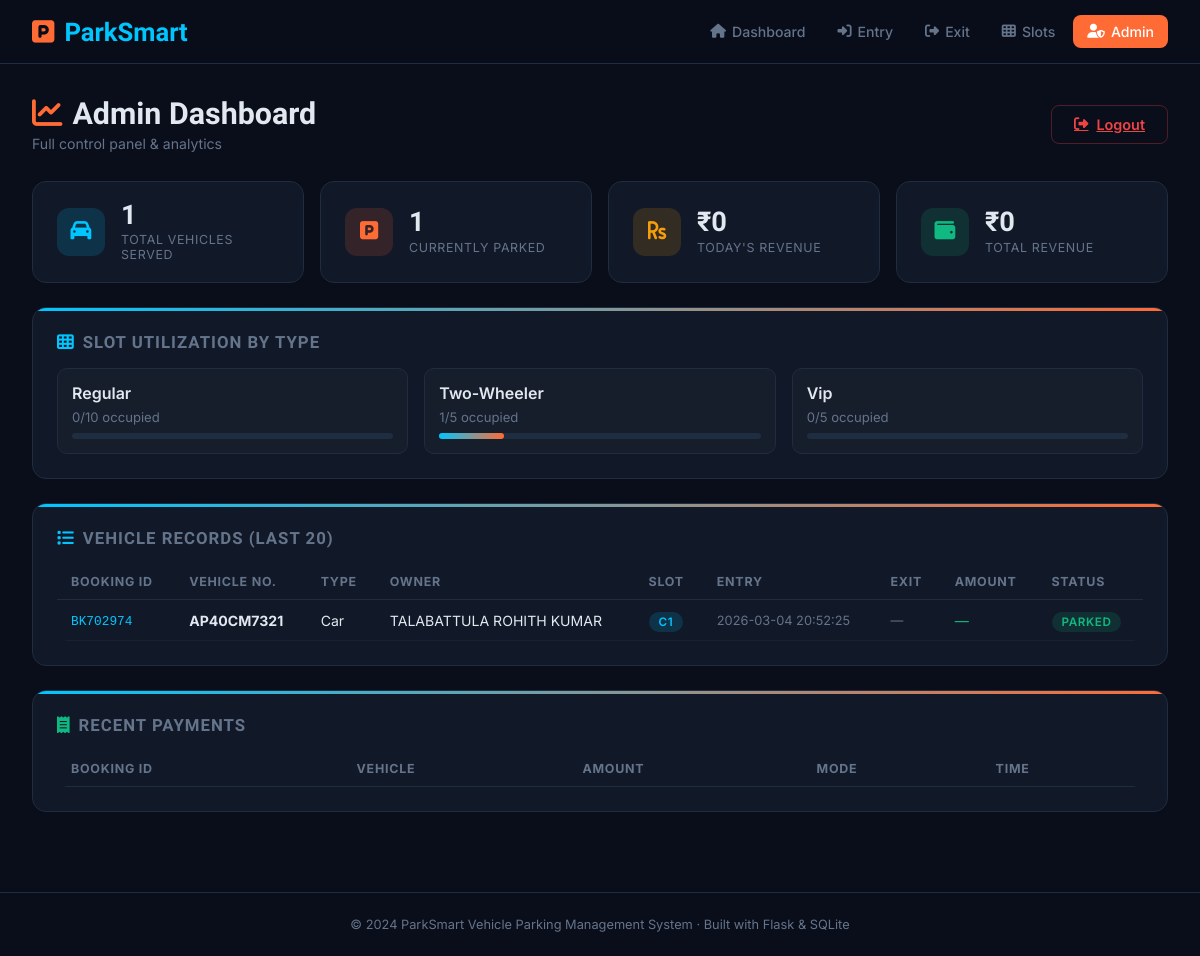
The app's page /admin/dashboard (signed in) with its own data.
### tables this page shows
CREATE TABLE vehicles (
        id INTEGER PRIMARY KEY AUTOINCREMENT,
        vehicle_number TEXT NOT NULL,
        vehicle_type TEXT NOT NULL,
        owner_name TEXT NOT NULL,
        phone TEXT NOT NULL,
        slot_id INTEGER,
        entry_time TEXT,
        exit_time TEXT,
        amount_paid REAL DEFAULT 0,
        status TEXT DEFAULT 'parked',
        booking_id TEXT UNIQUE,
        FOREIGN KEY(slot_id) REFERENCES slots(id)
    );

CREATE TABLE slots (
        id INTEGER PRIMARY KEY AUTOINCREMENT,
        slot_number TEXT UNIQUE NOT NULL,
        slot_type TEXT NOT NULL DEFAULT 'regular',
        status TEXT NOT NULL DEFAULT 'available'
    );

### app.py (the view)
@app.route('/admin/dashboard')
def admin_dashboard():
    if 'admin' not in session:
        return redirect(url_for('admin_login'))
    conn = get_db()
    total_vehicles  = conn.execute("SELECT COUNT(*) FROM vehicles").fetchone()[0]
    active_vehicles = conn.execute("SELECT COUNT(*) FROM vehicles WHERE status='parked'").fetchone()[0]
    total_earnings  = conn.execute("SELECT COALESCE(SUM(amount),0) FROM payments").fetchone()[0]
    today_earnings  = conn.execute("SELECT COALESCE(SUM(amount),0) FROM payments WHERE DATE(payment_time)=DATE('now')").fetchone()[0]
    slot_stats      = conn.execute("SELECT slot_type, COUNT(*) as total, SUM(CASE WHEN status='occupied' THEN 1 ELSE 0 END) as occupied FROM slots GROUP BY slot_type").fetchall()
    all_vehicles    = conn.execute("SELECT v.*, s.slot_number FROM vehicles v LEFT JOIN slots s ON v.slot_id=s.id ORDER BY v.entry_time DESC LIMIT 20").fetchall()
    payments        = conn.execute("SELECT p.*, v.vehicle_number FROM payments p JOIN vehicles v ON p.vehicle_id=v.id ORDER BY p.payment_time DESC LIMIT 10").fetchall()
    conn.close()
    return render_template('admin_dashboard.html',
                           total_vehicles=total_vehicles, active_vehicles=active_vehicles,
                           total_earnings=total_earnings, today_earnings=today_earnings,
                           slot_stats=slot_stats, all_vehicles=all_vehicles, payments=payments)

### app.py (called while the page is built)
def get_db():
    conn = sqlite3.connect(DB_PATH)
    conn.row_factory = sqlite3.Row
    return conn

### templates/admin_dashboard.html (shortened to what this page needs)
{% extends 'base.html' %}
{% block content %}
<div style="display:flex;justify-content:space-between;align-items:center;margin-bottom:1.8rem;flex-wrap:wrap;gap:10px;">
  <div>
    <h1 style="font-family:'Rajdhani',sans-serif;font-size:1.9rem;font-weight:700;display:flex;align-items:center;gap:10px;">
      <i class="fas fa-chart-line" style="color:var(--accent);"></i> Admin Dashboard
    </h1>
    <p style="color:var(--muted);font-size:0.88rem;margin-top:4px;">Full control panel & analytics</p>
  </div>
  <a href="/admin/logout" class="btn btn-outline" style="color:var(--danger);border-color:rgba(239,68,68,0.3);">
    <i class="fas fa-sign-out-alt"></i> Logout
  </a>
</div>
<div class="stat-grid" style="margin-bottom:1.5rem;">
  <div class="stat-card">
    <div class="stat-icon blue"><i class="fas fa-car"></i></div>
    <div><div class="stat-value">{{ total_vehicles }}</div><div class="stat-label">Total Vehicles Served</div></div>
  </div>
  <div class="stat-card">
    <div class="stat-icon orange"><i class="fas fa-parking"></i></div>
    <div><div class="stat-value">{{ active_vehicles }}</div><div class="stat-label">Currently Parked</div></div>
  </div>
  <div class="stat-card">
    <div class="stat-icon yellow"><i class="fas fa-rupee-sign"></i></div>
    <div><div class="stat-value">₹{{ "%.0f"|format(today_earnings) }}</div><div class="stat-label">Today's Revenue</div></div>
  </div>
  <div class="stat-card">
    <div class="stat-icon green"><i class="fas fa-wallet"></i></div>
    <div><div class="stat-value">₹{{ "%.0f"|format(total_earnings) }}</div><div class="stat-label">Total Revenue</div></div>
  </div>
</div>
<div class="card" style="margin-bottom:1.5rem;">
  <h3 style="font-family:'Rajdhani',sans-serif;font-size:1.05rem;margin-bottom:1rem;color:var(--muted);text-transform:uppercase;letter-spacing:.06em;"><i class="fas fa-th" style="color:var(--primary);margin-right:8px;"></i>Slot Utilization by Type</h3>
  <div style="display:grid;grid-template-columns:repeat(auto-fit,minmax(180px,1fr));gap:1rem;">
    {% for st in slot_stats %}
    {% set pct = ((st.occupied / st.total)*100)|int if st.total > 0 else 0 %}
    <div style="padding:14px;background:rgba(255,255,255,0.02);border:1px solid var(--border);border-radius:10px;">
      <p style="font-weight:600;text-transform:capitalize;margin-bottom:6px;">{{ st.slot_type }}</p>
      <p style="font-size:0.82rem;color:var(--muted);">{{ st.occupied }}/{{ st.total }} occupied</p>
      <div style="background:var(--border);border-radius:20px;height:6px;margin-top:8px;">
        <div style="width:{{pct}}%;height:100%;background:linear-gradient(90deg,var(--primary),var(--accent));border-radius:20px;"></div>
      </div>
    </div>
    {% endfor %}
  </div>
</div>
<div class="card" style="margin-bottom:1.5rem;">
  <h3 style="font-family:'Rajdhani',sans-serif;font-size:1.05rem;margin-bottom:1rem;color:var(--muted);text-transform:uppercase;letter-spacing:.06em;"><i class="fas fa-list" style="color:var(--primary);margin-right:8px;"></i>Vehicle Records (Last 20)</h3>
  <div class="table-wrap">
    <table>
      <thead>
        <tr><th>Booking ID</th><th>Vehicle No.</th><th>Type</th><th>Owner</th><th>Slot</th><th>Entry</th><th>Exit</th><th>Amount</th><th>Status</th></tr>
      </thead>
      <tbody>
        {% for v in all_vehicles %}
        <tr>
          <td><code style="color:var(--primary);font-size:0.8rem;">{{ v.booking_id }}</code></td>
          <td><b>{{ v.vehicle_number }}</b></td>
          <td style="text-transform:capitalize;">{{ v.vehicle_type }}</td>
          <td>{{ v.owner_name }}</td>
          <td><span class="badge badge-info">{{ v.slot_number or '—' }}</span></td>
          <td style="font-size:0.8rem;color:var(--muted);">{{ v.entry_time }}</td>
          <td style="font-size:0.8rem;color:var(--muted);">{{ v.exit_time or '—' }}</td>
          <td style="color:var(--success);">{% if v.amount_paid > 0 %}₹{{ "%.0f"|format(v.amount_paid) }}{% else %}—{% endif %}</td>
          <td>
            <span class="badge {{ 'badge-success' if v.status=='parked' else 'badge-warning' }}">
              {{ v.status }}
            </span>
          </td>
        </tr>
        {% endfor %}
      </tbody>
    </table>
  </div>
</div>
<div class="card">
  <h3 style="font-family:'Rajdhani',sans-serif;font-size:1.05rem;margin-bottom:1rem;color:var(--muted);text-transform:uppercase;letter-spacing:.06em;"><i class="fas fa-receipt" style="color:var(--success);margin-right:8px;"></i>Recent Payments</h3>
  <div class="table-wrap">
    <table>
      <thead><tr><th>Booking ID</th><th>Vehicle</th><th>Amount</th><th>Mode</th><th>Time</th></tr></thead>
    </table>
  </div>
</div>
{% endblock %}

### templates/base.html (style rules this page uses)
:root { --primary: #00c6ff; --accent: #ff6b35; --dark: #0a0e1a; --card: #111827; --border: #1e2d40; --text: #e2e8f0; --muted: #64748b; --success: #10b981; --danger: #ef4444; --warning: #f59e0b; }
* { margin:0; padding:0; box-sizing:border-box; }
body { font-family:'Inter',sans-serif; background:var(--dark); color:var(--text); min-height:100vh; }
.card { background:var(--card); border:1px solid var(--border); border-radius:14px; padding:1.5rem; position:relative; overflow:hidden; }
.card::before { content:''; position:absolute; top:0; left:0; right:0; height:3px; background:linear-gradient(90deg,var(--primary),var(--accent)); }
.stat-grid { display:grid; grid-template-columns:repeat(auto-fit,minmax(200px,1fr)); gap:1rem; margin-bottom:2rem; }
.stat-card { background:var(--card); border:1px solid var(--border); border-radius:14px; padding:1.25rem 1.5rem; display:flex; align-items:center; gap:1rem; transition:transform .2s, box-shadow .2s; }
.stat-icon { width:48px; height:48px; border-radius:12px; display:flex; align-items:center; justify-content:center; font-size:1.3rem; flex-shrink:0; }
.stat-icon.blue { background:rgba(0,198,255,0.15); color:var(--primary); }
.stat-icon.orange { background:rgba(255,107,53,0.15); color:var(--accent); }
.stat-icon.green { background:rgba(16,185,129,0.15); color:var(--success); }
.stat-icon.yellow { background:rgba(245,158,11,0.15); color:var(--warning); }
.stat-value { font-size:1.7rem; font-weight:700; font-family:'Rajdhani',sans-serif; line-height:1; }
.stat-label { font-size:0.78rem; color:var(--muted); margin-top:3px; text-transform:uppercase; letter-spacing:.05em; }
.btn { padding:10px 22px; border-radius:8px; font-size:0.9rem; font-weight:600; cursor:pointer; border:none; transition:all .2s; display:inline-flex; align-items:center; gap:8px; font-family:'Inter',sans-serif; }
.btn-outline { background:transparent; border:1px solid var(--border); color:var(--text); }
.table-wrap { overflow-x:auto; border-radius:10px; }
table { width:100%; border-collapse:collapse; }
th { padding:10px 14px; text-align:left; font-size:0.78rem; text-transform:uppercase; letter-spacing:.06em; color:var(--muted); border-bottom:1px solid var(--border); }
td { padding:11px 14px; font-size:0.88rem; border-bottom:1px solid rgba(30,45,64,0.5); }
.badge { padding:3px 10px; border-radius:20px; font-size:0.73rem; font-weight:600; text-transform:uppercase; letter-spacing:.05em; }
.badge-success { background:rgba(16,185,129,0.15); color:var(--success); }
.badge-info { background:rgba(0,198,255,0.15); color:var(--primary); }

### records on screen
vehicles: booking_id "BK702974", vehicle_number "AP40CM7321", vehicle_type "Car", owner_name "TALABATTULA ROHITH KUMAR", slot_number "C1", entry_time "2026-03-04 20:52:25", exit_time "—", status "PARKED"

### other values on screen
{{ total_vehicles }} "1"
{{ active_vehicles }} "1"
{{ "%.0f"|format(today_earnings) }} "0"
{{ "%.0f"|format(total_earnings) }} "0"
{{ st.slot_type }} "Regular" "Two-Wheeler" "Vip"
{{ st.occupied }} "0" "1" "0"
{{ st.total }} "10" "5" "5"
